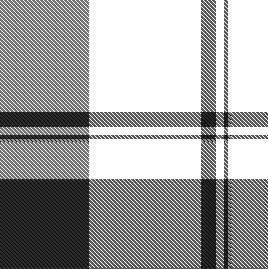
#> input picture timj_image/assets/plaid.png, 268 x 269 px
$ python plaid.py assets/plaid.png out.png   (older library calls are emulated)
#> lines starting #> are read from the running program, lines starting #| are printed output that depends on the picture
### timj_image/util.py
import math
import colorsys
import scipy
import scipy.cluster
import scipy.misc
import operator
import math
import Image
import numpy as np
import random

WIDTH = 1700
HEIGHT = 540

def rgb_to_gray(r, g, b, a = None):
    return 0.299 * r + 0.587 * g + 0.114 * b

# [13 lines left out: function get_avg_gray, not called in this run]

def get_dominant_colours(im, n):
    small_width = 50
    small_height = 50
    orig_width, orig_height = im.size
    im = im.resize((small_width, small_height))
    array = scipy.misc.fromimage(im)
    width, height, ncolours = array.shape
    array = array.reshape(width * height, ncolours)
    codes, dist = scipy.cluster.vq.kmeans(array, n)
    codes = np.array([map(int, colour) for colour in codes])

    codes = pad_colours(codes, n)

    #vec, dist = scipy.cluster.vq.vq(array, codes)
    #vec = vec.reshape(width, height)
    #scale = (orig_width / float(small_width), orig_height / float(small_height))
    return codes#, vec, scale

# [178 lines left out: functions pad_colours, order_colours_by_brightness, order_colours_by_hue, order_colours_by_saturation, resize_jam_background, centre_crop and 12 more, not called in this run]

### timj_image/plaid.py
import os
import sys
import math
import Image
import ImageOps
import util
import colorsys
import random

def plaid(image):
    image = image.convert('RGB')
    colours = util.get_dominant_colours(image, 12)
    colours = util.order_colours_by_brightness(colours)
    indices = sorted(random.sample(range(len(colours)), 3))
    colours = [colours[i] for i in indices]
    light, bg, dark = map(tuple, colours)

    layer = Image.open(os.path.dirname(os.path.abspath(__file__)) + '/' +
                       'assets/plaid.png')
    layer.load()
    r, g, b, a = layer.split()
    layer = layer.convert('RGB')
    layer = ImageOps.grayscale(layer)
    layer = ImageOps.colorize(layer, dark, light)
    layer.putalpha(a)
    im = Image.new('RGB', layer.size, bg)
    im.paste(layer, mask=layer)
    return im

if __name__ == '__main__':
    im = Image.open(sys.argv[1])
#> im is the input picture: PIL image 268x269 RGBA; mean R, G, B, A 125.1, 125.1, 125.1, 102.6
    im = plaid(im)
#> in plaid, `image = image.convert('RGB')`:
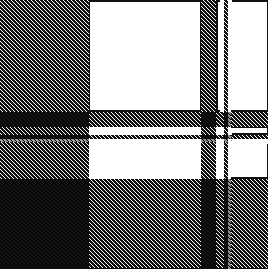
#> image: PIL image 268x269 RGB; mean R, G, B 125.1, 125.1, 125.1
#> in get_dominant_colours, `im = im.resize((small_width, small_height))`:
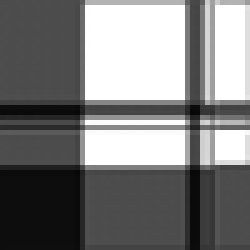
#> im: PIL image 50x50 RGB (shown 5 times larger); mean R, G, B 125.1, 125.1, 125.1
#> in get_dominant_colours, `array = array.reshape(width * height, ncolours)`: array = 2500 rows, first 8: [76, 76, 76], [76, 76, 76], [76, 76, 76], [77, 77, 77], [76, 76, 76], [76, 76, 76], [77, 77, 77], [76, 76, 76]
#> (the run stopped early here; a loop or call above may not have finished)

$ run again, with timj_image/assets/airbrush.png copied over timj_image/assets/plaid.png
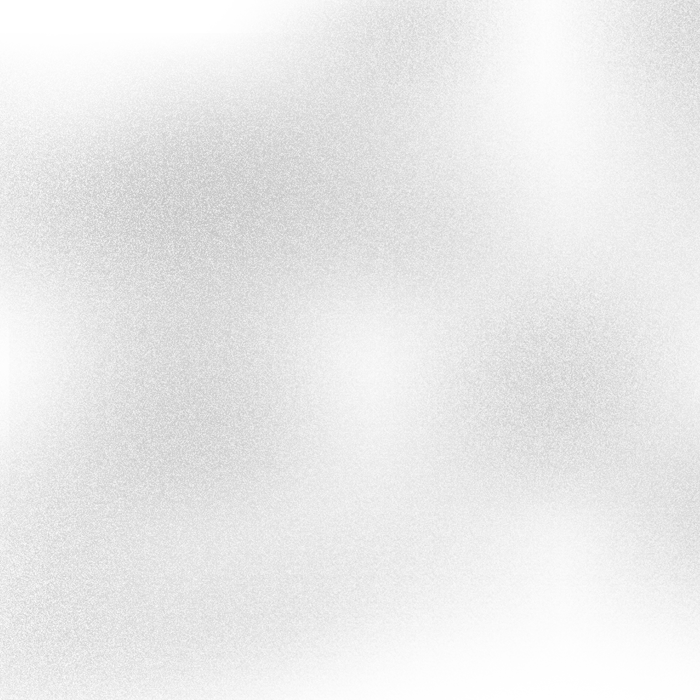
#> input picture timj_image/assets/airbrush.png, 700 x 700 px
#> im is the input picture: PIL image 700x700 RGBA; mean R, G, B, A 57.2, 57.2, 57.2, 27.4
#> in plaid, `image = image.convert('RGB')`:
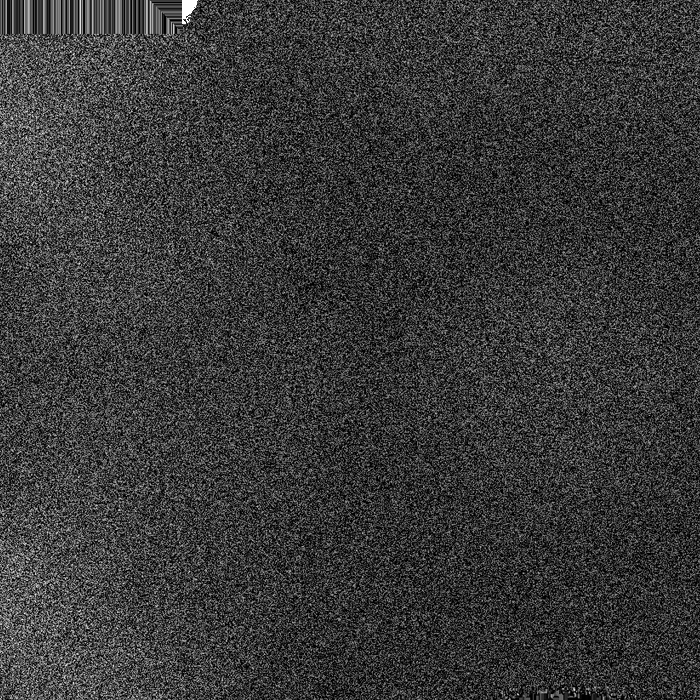
#> image: PIL image 700x700 RGB; min 0, max 255, mean 57.2
#> in get_dominant_colours, `im = im.resize((small_width, small_height))`:
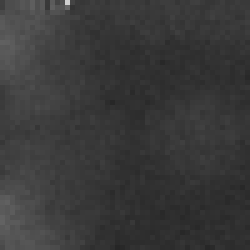
#> im: PIL image 50x50 RGB (shown 5 times larger); min 38, max 208, mean 57.2
#> array = 2500 rows, first 8: [64, 64, 64], [77, 77, 77], [77, 77, 77], [80, 80, 80], [86, 86, 86], [82, 82, 82], [94, 94, 94], [79, 79, 79]

$ run again, with timj_image/assets/leopard.png copied over timj_image/assets/plaid.png
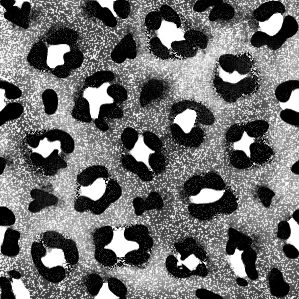
#> input picture timj_image/assets/leopard.png, 299 x 299 px
#> im is the input picture: PIL image 299x299 RGBA; mean R, G, B, A 21.6, 21.6, 21.6, 153.8
#> in plaid, `image = image.convert('RGB')`:
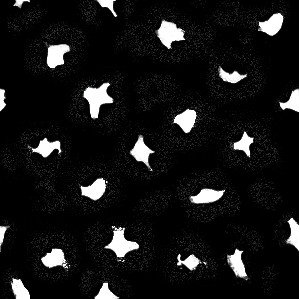
#> image: PIL image 299x299 RGB; mean R, G, B 21.6, 21.6, 21.6
#> in get_dominant_colours, `im = im.resize((small_width, small_height))`:
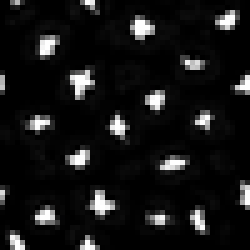
#> im: PIL image 50x50 RGB (shown 5 times larger); mean R, G, B 21.5, 21.5, 21.5
#> array = 2500 rows, first 8: [0, 0, 0], [0, 0, 0], [108, 108, 108], [184, 184, 184], [45, 45, 45], [6, 6, 6], [2, 2, 2], [0, 0, 0]
